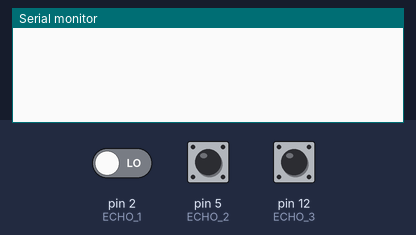
Bench run of a sketch on a simulated Arduino Uno, built with avr-gcc and run on an emulated ATmega328P. On the bench: the last lines printed to the serial monitor. The test bench sets the inputs (shaded band); at power-on: pin 5 (ECHO_2) LOW, pin 12 (ECHO_3) LOW, pin 2 (ECHO_1) LOW.

Above: at 4.2 s.
4.3 s: pin 5 (ECHO_2) pulsed HIGH 2 times (0.12 s each, 0.3 s apart)
At 5.9 s:
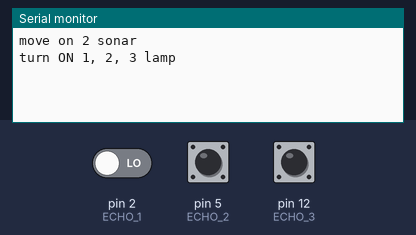
6.9 s: pin 12 (ECHO_3) pulsed HIGH 5 times (0.12 s each, 0.3 s apart)
At 8.7 s:
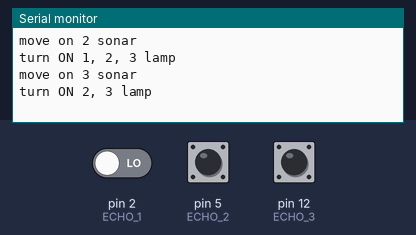

The sketch:

sketch.ino
```cpp
//
//░█████╗░██████╗░██████╗░  ██████╗░██████╗░░█████╗░░░░░░██╗███████╗░█████╗░████████╗
//██╔══██╗██╔══██╗██╔══██╗  ██╔══██╗██╔══██╗██╔══██╗░░░░░██║██╔════╝██╔══██╗╚══██╔══╝
//███████║██████╔╝██║░░██║  ██████╔╝██████╔╝██║░░██║░░░░░██║█████╗░░██║░░╚═╝░░░██║░░░
//██╔══██║██╔══██╗██║░░██║  ██╔═══╝░██╔══██╗██║░░██║██╗░░██║██╔══╝░░██║░░██╗░░░██║░░░
//██║░░██║██║░░██║██████╔╝  ██║░░░░░██║░░██║╚█████╔╝╚█████╔╝███████╗╚█████╔╝░░░██║░░░
//╚═╝░░╚═╝╚═╝░░╚═╝╚═════╝░  ╚═╝░░░░░╚═╝░░╚═╝░╚════╝░░╚════╝░╚══════╝░╚════╝░░░░╚═╝░░░
//

String author = "probably-ARD";
String version = "1.2.4";

// sketch settings ++++++++++++++++++++++++++++++++++++++++++++++++++++++++++++++++++

// sonars trig and echo pins (!!! D ports !!!)
#define TRIG_1 3
#define TRIG_2 6
#define TRIG_3 13

#define ECHO_1 2
#define ECHO_2 5
#define ECHO_3 12

// lamps pins (!!! D ports !!!)
#define LAMP_1 7
#define LAMP_2 10
#define LAMP_3 4

// lamps times in ms
#define LIGHT_TIME 15000

// ++++++++++++++++++++++++++++++++++++++++++++++++++++++++++++++++++++++++++++++++++

// variables ------------------------------------------------------------------------

int duration, distance;
int old_distance_1, old_distance_2, old_distance_3;
int now_distance_1, now_distance_2, now_distance_3;
long int start_lamp_1, start_lamp_2, start_lamp_3;
bool move_1, move_2, move_3;

// ----------------------------------------------------------------------------------

// funcs ============================================================================

int getDistance(int trig, int echo){
  // zeroing out hc-sr04
  digitalWrite(trig, LOW);
  delayMicroseconds(2);

  digitalWrite(trig, HIGH);
  delayMicroseconds(10);

  digitalWrite(trig, LOW);

  // get hc-sr04 duration
  duration = pulseIn(echo, HIGH);
  distance = duration / 58.8;

  return distance;
}

void lampStartStop(){

  // on lamps if move true
  if ((now_distance_1 * 1.5) < old_distance_1){
    move_1 = true;
    Serial.println("move on 1 sonar");

    digitalWrite(LAMP_1, HIGH);
    start_lamp_1 = millis();

    digitalWrite(LAMP_2, HIGH);
    start_lamp_2 = millis();

    Serial.println("turn ON 1, 2 lamp");
  }

  if ((now_distance_2 * 1.5) < old_distance_2){
    move_2 = true;
    Serial.println("move on 2 sonar");

    digitalWrite(LAMP_1, HIGH);
    start_lamp_1 = millis();

    digitalWrite(LAMP_2, HIGH);
    start_lamp_2 = millis();

    digitalWrite(LAMP_3, HIGH);
    start_lamp_3 = millis();

    Serial.println("turn ON 1, 2, 3 lamp");
  }

  if ((now_distance_3 * 1.5) < old_distance_3){
    move_3 = true;
    Serial.println("move on 3 sonar");

    digitalWrite(LAMP_2, HIGH);
    start_lamp_2 = millis();

    digitalWrite(LAMP_3, HIGH);
    start_lamp_3 = millis();

    Serial.println("turn ON 2, 3 lamp");
  }

  // off lamps if time skeep
  if ((move_1 == true) or (move_2 == true) or (move_3 == true)){

    if (millis() - start_lamp_1 > LIGHT_TIME){
      move_1 = false;
      digitalWrite(LAMP_1, LOW);
      Serial.println("turn OFF 1 lamp");
    }

    if (millis() - start_lamp_2 > LIGHT_TIME){
      move_2 = false;
      digitalWrite(LAMP_2, LOW);
      Serial.println("turn OFF 2 lamp");
    }

    if (millis() - start_lamp_3 > LIGHT_TIME){
      move_3 = false;
      digitalWrite(LAMP_3, LOW);
      Serial.println("turn OFF 3 lamp");
    }
  }
}

// ==================================================================================

void setup() {
  Serial.begin(9600);

  // filling start distances
  old_distance_1 = getDistance(TRIG_1, ECHO_1);
  old_distance_2 = getDistance(TRIG_2, ECHO_2);
  old_distance_3 = getDistance(TRIG_3, ECHO_3);
}

void loop() {
  now_distance_1 = getDistance(TRIG_1, ECHO_1);
  now_distance_2 = getDistance(TRIG_2, ECHO_2);
  now_distance_3 = getDistance(TRIG_3, ECHO_3);

  lampStartStop();

  old_distance_1 = now_distance_1;
  old_distance_2 = now_distance_2;
  old_distance_3 = now_distance_3;

  delay(50);
}
```

Measured:
- after the input at 4.3 s, the serial monitor: prints a new line after 1.1 s (image 1)
- after the input at 6.9 s, the serial monitor: prints a new line after 0.72 s (image 2)
